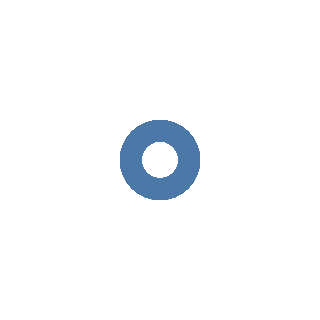

This figure's notebook cell:
### Markdown cell above
#### Marca básica: Puntos

El `mark_point()` define que queremos representar cada fila de nuestro DataFrame como un punto. Por sí solo, sin codificación de ejes, no mostrará mucho, pero es el punto de partida para ver los datos.

### Code cell
chart.mark_point()

### Figure 1 — Vega-Lite specification as saved in the notebook (floating-point values rounded to 4 significant figures)
{"config": {"view": {"continuousWidth": 300, "continuousHeight": 300}}, "data": {"name": "data-5cd6747e846a5284609978f329e272dd"}, "mark": {"type": "point"}, "$schema": "https://vega.github.io/schema/vega-lite/v5.20.1.json", "datasets": {"data-5cd6747e846a5284609978f329e272dd": [{"subject": "GSM1684095", "treatment": "control", "gene": "IFNA5", "expression": 83.13}, {"subject": "GSM1684095", "treatment": "control", "gene": "MSR1", "expression": 107.0}, {"subject": "GSM1684095", "treatment": "control", "gene": "IFNW1", "expression": 95.4}, {"subject": "GSM1684095", "treatment": "control", "gene": "RASSF1", "expression": 353.0}, {"subject": "GSM1684095", "treatment": "control", "gene": "IFNA16", "expression": 189.9}, {"subject": "GSM1684095", "treatment": "control", "gene": "ZNF451", "expression": 569.3}, {"subject": "GSM1684095", "treatment": "control", "gene": "SPIN1", "expression": 120.8}, {"subject": "GSM1684095", "treatment": "control", "gene": "IFNA2", "expression": 195.2}, {"subject": "GSM1684095", "treatment": "control", "gene": "IFNA13", "expression": 107.2}, {"subject": "GSM1684095", "treatment": "control", "gene": "MIR1976", "expression": 104.0}, {"subject": "GSM1684096", "treatment": "influenza", "gene": "MIR1976", "expression": 106.3}, {"subject": "GSM1684096", "treatment": "influenza", "gene": "IFNA13", "expression": 18970.0}, {"subject": "GSM1684096", "treatment": "influenza", "gene": "ZNF451", "expression": 432.3}, {"subject": "GSM1684096", "treatment": "influenza", "gene": "IFNA5", "expression": 10100.0}, {"subject": "GSM1684096", "treatment": "influenza", "gene": "IFNA16", "expression": 23060.0}, {"subject": "GSM1684096", "treatment": "influenza", "gene": "IFNW1", "expression": 8666.0}, {"subject": "GSM1684096", "treatment": "influenza", "gene": "SPIN1", "expression": 107.9}, {"subject": "GSM1684096", "treatment": "influenza", "gene": "MSR1", "expression": 108.8}, {"subject": "GSM1684096", "treatment": "influenza", "gene": "IFNA2", "expression": 24030.0}, {"subject": "GSM1684096", "treatment": "influenza", "gene": "RASSF1", "expression": 353.4}, {"subject": "GSM1684097", "treatment": "control", "gene": "IFNA16", "expression": 170.3}, {"subject": "GSM1684097", "treatment": "control", "gene": "SPIN1", "expression": 126.9}, {"subject": "GSM1684097", "treatment": "control", "gene": "MSR1", "expression": 94.98}, {"subject": "GSM1684097", "treatment": "control", "gene": "ZNF451", "expression": 304.2}, {"subject": "GSM1684097", "treatment": "control", "gene": "RASSF1", "expression": 308.1}, {"subject": "GSM1684097", "treatment": "control", "gene": "IFNA13", "expression": 128.0}, {"subject": "GSM1684097", "treatment": "control", "gene": "IFNA2", "expression": 128.8}, {"subject": "GSM1684097", "treatment": "control", "gene": "MIR1976", "expression": 82.85}, {"subject": "GSM1684097", "treatment": "control", "gene": "IFNA5", "expression": 97.8}, {"subject": "GSM1684097", "treatment": "control", "gene": "IFNW1", "expression": 96.97}, {"subject": "GSM1684098", "treatment": "influenza", "gene": "RASSF1", "expression": 267.4}, {"subject": "GSM1684098", "treatment": "influenza", "gene": "IFNA13", "expression": 15650.0}, {"subject": "GSM1684098", "treatment": "influenza", "gene": "MSR1", "expression": 125.9}, {"subject": "GSM1684098", "treatment": "influenza", "gene": "IFNW1", "expression": 6903.0}, {"subject": "GSM1684098", "treatment": "influenza", "gene": "IFNA16", "expression": 21250.0}, {"subject": "GSM1684098", "treatment": "influenza", "gene": "ZNF451", "expression": 320.3}, {"subject": "GSM1684098", "treatment": "influenza", "gene": "SPIN1", "expression": 123.6}, {"subject": "GSM1684098", "treatment": "influenza", "gene": "MIR1976", "expression": 108.9}, {"subject": "GSM1684098", "treatment": "influenza", "gene": "IFNA5", "expression": 8181.0}, {"subject": "GSM1684098", "treatment": "influenza", "gene": "IFNA2", "expression": 23060.0}, {"subject": "GSM1684099", "treatment": "control", "gene": "IFNW1", "expression": 94.48}, {"subject": "GSM1684099", "treatment": "control", "gene": "IFNA5", "expression": 81.71}, {"subject": "GSM1684099", "treatment": "control", "gene": "RASSF1", "expression": 308.7}, {"subject": "GSM1684099", "treatment": "control", "gene": "IFNA16", "expression": 101.2}, {"subject": "GSM1684099", "treatment": "control", "gene": "ZNF451", "expression": 271.0}, {"subject": "GSM1684099", "treatment": "control", "gene": "MSR1", "expression": 104.6}, {"subject": "GSM1684099", "treatment": "control", "gene": "IFNA13", "expression": 103.5}, {"subject": "GSM1684099", "treatment": "control", "gene": "MIR1976", "expression": 91.37}, {"subject": "GSM1684099", "treatment": "control", "gene": "IFNA2", "expression": 100.7}, {"subject": "GSM1684099", "treatment": "control", "gene": "SPIN1", "expression": 104.2}, {"subject": "GSM1684100", "treatment": "influenza", "gene": "IFNW1", "expression": 5664.0}, {"subject": "GSM1684100", "treatment": "influenza", "gene": "IFNA13", "expression": 16990.0}, {"subject": "GSM1684100", "treatment": "influenza", "gene": "RASSF1", "expression": 244.8}, {"subject": "GSM1684100", "treatment": "influenza", "gene": "IFNA2", "expression": 19280.0}, {"subject": "GSM1684100", "treatment": "influenza", "gene": "IFNA5", "expression": 7055.0}, {"subject": "GSM1684100", "treatment": "influenza", "gene": "MIR1976", "expression": 85.88}, {"subject": "GSM1684100", "treatment": "influenza", "gene": "ZNF451", "expression": 300.7}, {"subject": "GSM1684100", "treatment": "influenza", "gene": "IFNA16", "expression": 20420.0}, {"subject": "GSM1684100", "treatment": "influenza", "gene": "SPIN1", "expression": 107.2}, {"subject": "GSM1684100", "treatment": "influenza", "gene": "MSR1", "expression": 96.97}, {"subject": "GSM1684101", "treatment": "control", "gene": "IFNA2", "expression": 123.6}, {"subject": "GSM1684101", "treatment": "control", "gene": "IFNA5", "expression": 102.4}, {"subject": "GSM1684101", "treatment": "control", "gene": "MSR1", "expression": 89.58}, {"subject": "GSM1684101", "treatment": "control", "gene": "SPIN1", "expression": 122.6}, {"subject": "GSM1684101", "treatment": "control", "gene": "IFNW1", "expression": 103.6}, {"subject": "GSM1684101", "treatment": "control", "gene": "RASSF1", "expression": 286.1}, {"subject": "GSM1684101", "treatment": "control", "gene": "ZNF451", "expression": 232.2}, {"subject": "GSM1684101", "treatment": "control", "gene": "IFNA16", "expression": 155.1}, {"subject": "GSM1684101", "treatment": "control", "gene": "MIR1976", "expression": 120.6}, {"subject": "GSM1684101", "treatment": "control", "gene": "IFNA13", "expression": 120.7}, {"subject": "GSM1684102", "treatment": "influenza", "gene": "IFNW1", "expression": 9199.0}, {"subject": "GSM1684102", "treatment": "influenza", "gene": "ZNF451", "expression": 294.7}, {"subject": "GSM1684102", "treatment": "influenza", "gene": "MIR1976", "expression": 86.59}, {"subject": "GSM1684102", "treatment": "influenza", "gene": "IFNA16", "expression": 17750.0}, {"subject": "GSM1684102", "treatment": "influenza", "gene": "MSR1", "expression": 97.09}, {"subject": "GSM1684102", "treatment": "influenza", "gene": "RASSF1", "expression": 386.8}, {"subject": "GSM1684102", "treatment": "influenza", "gene": "SPIN1", "expression": 117.9}, {"subject": "GSM1684102", "treatment": "influenza", "gene": "IFNA2", "expression": 20300.0}, {"subject": "GSM1684102", "treatment": "influenza", "gene": "IFNA13", "expression": 18600.0}, {"subject": "GSM1684102", "treatment": "influenza", "gene": "IFNA5", "expression": 15020.0}, {"subject": "GSM1684103", "treatment": "control", "gene": "IFNA5", "expression": 78.12}, {"subject": "GSM1684103", "treatment": "control", "gene": "RASSF1", "expression": 352.4}, {"subject": "GSM1684103", "treatment": "control", "gene": "IFNA16", "expression": 103.0}, {"subject": "GSM1684103", "treatment": "control", "gene": "ZNF451", "expression": 327.0}, {"subject": "GSM1684103", "treatment": "control", "gene": "MSR1", "expression": 119.7}, {"subject": "GSM1684103", "treatment": "control", "gene": "SPIN1", "expression": 116.0}, {"subject": "GSM1684103", "treatment": "control", "gene": "IFNA2", "expression": 111.6}, {"subject": "GSM1684103", "treatment": "control", "gene": "IFNA13", "expression": 98.34}, {"subject": "GSM1684103", "treatment": "control", "gene": "IFNW1", "expression": 89.26}, {"subject": "GSM1684103", "treatment": "control", "gene": "MIR1976", "expression": 103.2}, {"subject": "GSM1684104", "treatment": "influenza", "gene": "ZNF451", "expression": 287.4}, {"subject": "GSM1684104", "treatment": "influenza", "gene": "IFNW1", "expression": 7429.0}, {"subject": "GSM1684104", "treatment": "influenza", "gene": "RASSF1", "expression": 374.2}, {"subject": "GSM1684104", "treatment": "influenza", "gene": "IFNA16", "expression": 20580.0}, {"subject": "GSM1684104", "treatment": "influenza", "gene": "SPIN1", "expression": 134.8}, {"subject": "GSM1684104", "treatment": "influenza", "gene": "IFNA2", "expression": 19140.0}, {"subject": "GSM1684104", "treatment": "influenza", "gene": "IFNA13", "expression": 15400.0}, {"subject": "GSM1684104", "treatment": "influenza", "gene": "IFNA5", "expression": 9397.0}, {"subject": "GSM1684104", "treatment": "influenza", "gene": "MSR1", "expression": 89.71}, {"subject": "GSM1684104", "treatment": "influenza", "gene": "MIR1976", "expression": 112.0}]}}
